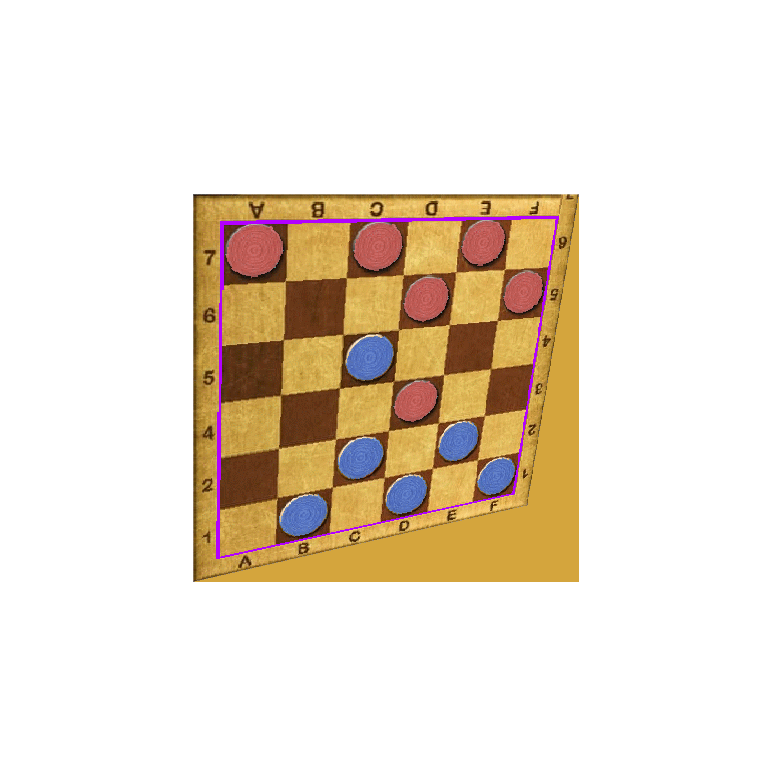
#> input picture boardperspective.png, 772 x 776 px
$ python virtualBoardLogic.py
#> lines starting #> are read from the running program, lines starting #| are printed output that depends on the picture; after the words box and inside, x2 and y2 are one past the last pixel; in counts of white or black regions, pixels touching at a corner belong together
### checkers.py
from __future__ import annotations
from constants import *
from copy import deepcopy
from random import randint

class Tile:
    """Abstract class to simplify Tile control"""
    def __init__(self, x: int = 0, y: int = 0, ID: int = 0):
        """Initializes the class

        Args:
            x (int, optional): X coordinate of the tile. Defaults to 0.
            y (int, optional): Y coordinate of the tile. Defaults to 0.
            ID (int, optional): ID of the tile. Defaults to 0.
        """
        assert isinstance(x, int) and isinstance(y, int), red + "Tile coordinates must be an integer" + white
        assert isinstance(ID, int), red + "Tile ID must be an integer" + white
        self.x, self.y, self.ID = x, y, ID
    def __repr__(self):
        return f"Tile([{self.x}, {self.y}], {self.ID})"
    # [12 lines left out: function __eq__, not called in this run]
class TileMovement:
    """Provides functionality to easily store and compare board movements"""
    # [36 lines left out: functions __init__, AddStep, Step, __eq__, not called in this run]
    def __str__(self):
        return f"TileMovement({str(self.steps)})"
class Board:
    """Provides functionality to create a fully functioning 6x6 board of checkers"""
    def __init__(self, turn = 1, size = 6, difficulty = 3, debug = False):
        """
        Initializes the board class, creating a (size, size + 2) array of 0s, size must be an even number
        Args:
            turn (int, optional): Turn in which the board is started. Defaults to 1.
            size (int, optional): Size of the game's board, even numbers. Defaults to 6
            difficulty (int, optional): Difficulty of the game, affects default values of certain behaviours, between 1 and 5. Defaults to 3
        """
#> called with turn = 0, size = 6, difficulty = 3, debug = False
        #Board creation
        assert size % 2 == 0 and size > 0, red + f"Attempted to create board {repr(self)} with invalid size" + white
        self.width, self.height = size + 2, size
        self.board = [[Tile() for _ in range(size + 2)] for _ in range(size)]
        for i, j in [(x, y) for x in range(0, self.height) for y in range(0, self.width)]:
            self.board[i][j].x, self.board[i][j].y = i, j
        #Board configuration
        assert turn in range(-1, 2),  red + f"Attempted to create board {repr(self)} with invalid turn ID" + white
        self.turn = turn
        assert difficulty in range(1, 6), red + f"Attempted to create board {repr(self)} with invalid difficulty" + white
        self.difficulty = difficulty
        self.turnCount = 1
        self.staleTurns = 0
        if debug: print(green + f"Creating board {repr(self)} at turn [{turn}] with size [{size}] at difficulty [{difficulty}]" + white)
    def __str__(self) -> str:
        """Returns the board as a string, for use in console prints

        Returns:
            str: String representation of the board
        """
        boardStr = f"Turn: {self.turnCount} | To stalemate: {40 - self.staleTurns} | "
        if self.turn == 1:
            boardStr += blue + "Blue moves" + white + "\n"
        else:
            boardStr += red + "Red moves" + white + "\n"
        boardStr += yellow
        for i in range(self.height + 4):
            if i == 0:
                boardStr += "c | x "
            elif i == self.height + 3:
                boardStr += "x | c "
            elif i == 1 or i == self.height + 2:
                boardStr += "| "
            else:
                boardStr += f"{i - 1} "
        boardStr += "\n" + white
        for i in range(self.height):
            for j in range(self.width + 9):
                pos = [-1, -1]
                if j in [1, 3, self.width + 5, self.width + 3]:
                    boardStr += yellow + "| " + white
                elif j in [2, self.width + 4]:
                    boardStr += yellow + f"{i + 1} " + white
                elif j == 0:
                    pos = [i, 0]
                elif j in range(4, self.width + 2):
                    pos = [i, j - 3]
                elif j == self.width + 6:
                    pos = [i, self.width - 1]
                if not self.InsideBounds(pos, game = False):
                    continue
                tile = self.board[pos[0]][pos[1]].ID
                if tile == 0:
                    boardStr += "· "
                elif tile > 0:
                    boardStr += blue
                    if tile == 1:
                        boardStr += "o "
                    else:
                        boardStr += "O "
                    boardStr += white
                else:
                    boardStr += red
                    if tile == -1:
                        boardStr += "ø "
                    else:
                        boardStr += "Ø "
                    boardStr += white
            boardStr += "\n"
        boardStr += yellow
        for i in range(self.height + 4):
            if i == 0:
                boardStr += "c | x "
            elif i == self.height + 3:
                boardStr += "x | c "
            elif i == 1 or i == self.height + 2:
                boardStr += "| "
            else:
                boardStr += f"{i - 1} "
        boardStr += "\n" + white
        return boardStr
    # [45 lines left out: functions SetBoard, GetAmmountOf, not called in this run]
    def InsideBounds(self, pos: list[int], game = True, debug = False) -> bool:
        """Checks if a given position is inside the board

        Args:
            pos (list[int]): Position [x, y] to check
            game (bool): If false will also check cemetery area

        Returns:
            bool:
        """
        width = [1 if game else 0, self.width - 2 if game else self.width - 1]
        if (0 <= pos[0] <= (self.height - 1)) and (width[0] <= pos[1] <= width[1]):
            if debug: print(green + f"Position {pos} is inside of board {repr(self)}" + white)
            return True
        else:
            if debug: print(green + f"Position {pos} is outside of board {repr(self)}" + white)
            return False
    # [375 lines left out: functions MoveTile, BuildMovementsTable, ExtractMovements, ExtractChangeValues, FindMovement, ValidateMovement and 7 more, not called in this run]

### virtualBoardLogic.py
#from mlf_api import RobotClient
import time
import cv2
import argparse
import transformations as tf
import numpy as np
from checkers import *


def show(frame):
    cv2.imshow("XD", frame)
    cv2.waitKey(0)
    cv2.destroyAllWindows()


def show_bounding_boxes(frame, contours):
    for c in contours:
        x, y, w, h = cv2.boundingRect(c)
        cv2.rectangle(frame, (x, y), (x+w, y+h), (0, 255, 0), 2)
    show(frame)


# [41 lines left out: functions transform, transforma, extract_centroid, not called in this run]

def order_points(puntos):
    """
    Ordena 4 puntos en el orden:
    top-left, top-right, bottom-right, bottom-left.
    Acepta cualquier formato anidado de cv2.approxPolyDP.
    """
    pts = np.array(puntos, dtype="float32")

    # Si viene con forma (4, 1, 2), la convertimos a (4, 2)
    if pts.ndim == 3:
        pts = pts.reshape(-1, 2)

    if len(pts) != 4:
        raise ValueError(f"Se esperaban 4 puntos, pero se recibieron {len(pts)}")

    # Ordenar según suma y diferencia
    s = pts.sum(axis=1)
    tl = pts[np.argmin(s)]
    br = pts[np.argmax(s)]

    diff = np.diff(pts, axis=1)
    tr = pts[np.argmin(diff)]
    bl = pts[np.argmax(diff)]

    return np.array([tl, tr, br, bl], dtype="float32")

#Transformación al sistema de referencias alineado a los ejes de vuelta al convencional

# [5 lines left out: function warp_to_original, not called in this run]

def cell_index(punto, width, height, n=6):
    px, py = punto
    xs = np.linspace(0, width, n + 1)
    ys = np.linspace(0, height, n + 1)

    i = np.searchsorted(xs, px) - 1
    j = np.searchsorted(ys, py) - 1

    if 0 <= i < n and 0 <= j < n:
        return i, j
    else:
        return None

def locate_centroid(contours, dibujar=False, imagen=None):
    centroides = []
    img_result = imagen.copy() if dibujar and imagen is not None else None

    for cnt in contours:
        M = cv2.moments(cnt)
        if M["m00"] != 0:
            cx = int(M["m10"] / M["m00"])
            cy = int(M["m01"] / M["m00"])
            centroides.append((cx, cy))
            if dibujar and img_result is not None:
                cv2.circle(img_result, (cx, cy), 5, (0, 0, 255), -1)

    return (centroides, img_result) if dibujar else (centroides, None)

def lay_board(current_board, centroids, player):
    working_board = current_board
    value = 0
    if player == 1:
        value = 1
    if player == 2:
        value = -1
    for cnt in centroids:
        print(cnt)
        x, y = cell_index(cnt, 600, 600)
        print(x, y)
        working_board.board[y][x] = value
    return working_board

# Capture es una función que como su nombre índica, captura con la cámara del robot el tablero y lo traslada a un array compatible con checkers.py

def capture(board):
    #robot = RobotClient("10.200.145.103")

    #frame = robot.capture()
    frame = cv2.imread('boardperspective.png')
#> frame is the input picture: shape (776, 772, 3); mean B, G, R 210, 224.3, 235.6

    show(frame)

    # Guardar imagen para encontrar buen umbral hsv
    # Vean: utils/getHsv.py
    # cv2.imwrite("frame.jpg", frame)

    # Seleccionar los umbrales (tablero)
    board_colorsMin = [137, 54, 0]
    board_colorsMax = [151, 255, 255]
    board_lower = np.array([board_colorsMin])
    board_upper = np.array([board_colorsMax])

    # Siguiendo el orden dado por playCheckers, Player 1 (ø) es IA [Orientación Norte], Player 2 (o) [Sur] es el jugador humano que da la primera jugada.
    Player1_colorsMin = [72, 80, 0]
    Player1_colorsMax = [125, 255, 255]
    Player1_lower = np.array([Player1_colorsMin])
    Player1_upper = np.array([Player1_colorsMax])

    Player2_colorsMin = [0, 0, 0]
    Player2_colorsMax = [3, 255, 255]
    Player2_lower = np.array([Player2_colorsMin])
    Player2_upper = np.array([Player2_colorsMax])

    # Crear la imagen HSV y aplicar el umbral
    hsv = cv2.cvtColor(frame, cv2.COLOR_BGR2HSV)
#> hsv: shape (776, 772, 3); mean H, S, V 6.3, 42.4, 237.3
    mask = cv2.inRange(hsv, board_lower, board_upper)
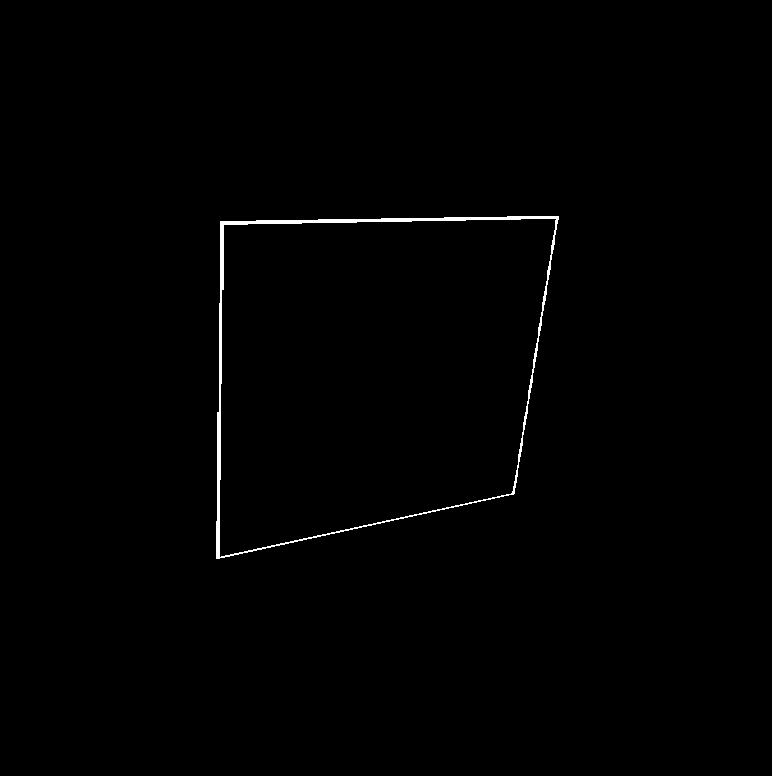
#> mask: shape (776, 772); 0.58% white; 1 white region
    #kernel = np.ones((5,5), np.uint8) # matriz de 1s de 5x5
    #mask2 = cv2.erode(mask, kernel)
    show(mask)

    # Encontrar los contornos
    contours, _ = cv2.findContours(mask, cv2.RETR_TREE, cv2.CHAIN_APPROX_SIMPLE)
#> contours = 2 contours; box (x1, y1, x2, y2) and area: (216, 216, 559, 559) 96742, (219, 218, 557, 558) 94514

    for cnt in contours:
    # Aproximar contornos a un polígono
        epsilon = 0.02 * cv2.arcLength(cnt, True)
        approx = cv2.approxPolyDP(cnt, epsilon, True)
#> this loop made 2 passes
#> (epsilon, approx) on passes 1 to 2: (25.99, [[558, 216], [220, 221], [216, 558], [513, 494]]), (25.62, [[555, 218], [512, 492], [220, 557], [223, 225]])

    # Vemos si es un rectangulo
    if len(approx) == 4:
        print("Found board with following corners:")
        for point in approx:
            x, y = point[0]
            print(x, y)
#> this loop made 4 passes
#> (x, y) on passes 1 to 4: (555, 218), (512, 492), (220, 557), (223, 225)
#| 555 218
#| 512 492
#| 220 557
#| 223 225
        print(approx)
#| [[[555 218]]
#|  [[512 492]]
#|  [[220 557]]
#|  [[223 225]]]

    ordered = order_points(approx)
#> in order_points, `pts = np.array(puntos, dtype="float32")`: pts = [[555, 218], [512, 492], [220, 557], [223, 225]]
#> in order_points, `s = pts.sum(axis=1)`: s = [773, 1004, 777, 448]
#> in order_points, `tl = pts[np.argmin(s)]`: tl = [223, 225]
#> in order_points, `br = pts[np.argmax(s)]`: br = [512, 492]
#> in order_points, `diff = np.diff(pts, axis=1)`: diff = [-337, -20, 337, 2]
#> in order_points, `tr = pts[np.argmin(diff)]`: tr = [555, 218]
#> in order_points, `bl = pts[np.argmax(diff)]`: bl = [220, 557]
#> ordered = [[223, 225], [555, 218], [512, 492], [220, 557]]

    # Definir las coordenadas de destino (cuadrado “ideal”)
    width, height = 600, 600  # puedes ajustar este tamaño
    dst_pts = np.array([
        [0, 0],
        [width - 1, 0],
        [width - 1, height - 1],
        [0, height - 1]
    ], dtype="float32")

    # Calcular la transformación de perspectiva
    M = cv2.getPerspectiveTransform(ordered, dst_pts)
#> M = [[1.16, 0.0105, -261.4], [0.0261, 1.24, -284.8], [-0.000498, -0.000365, 1]]

    # Aplicar la transformación a la imagen
    warped = cv2.warpPerspective(frame, M, (width, height))
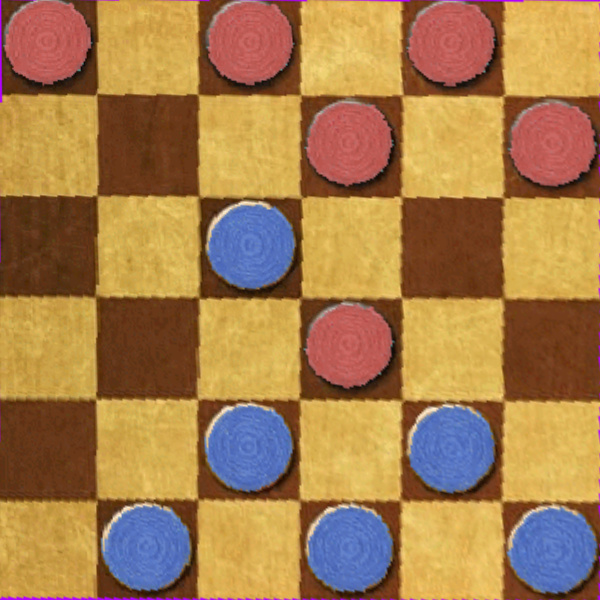
#> warped: shape (600, 600, 3); mean B, G, R 77.3, 125.4, 166.4

    cv2.imshow("Alineado", warped)
    cv2.waitKey(0)
    cv2.destroyAllWindows()

    # Setearemos el tablero. Dado que esta función debe de tener como salida un tablero para cada jugada.

    # Ahora veremos los jugadores.

    hsv = cv2.cvtColor(warped, cv2.COLOR_BGR2HSV)
#> hsv: shape (600, 600, 3); mean H, S, V 26.1, 162.4, 175.9
    mask = cv2.inRange(hsv, Player1_lower, Player1_upper)
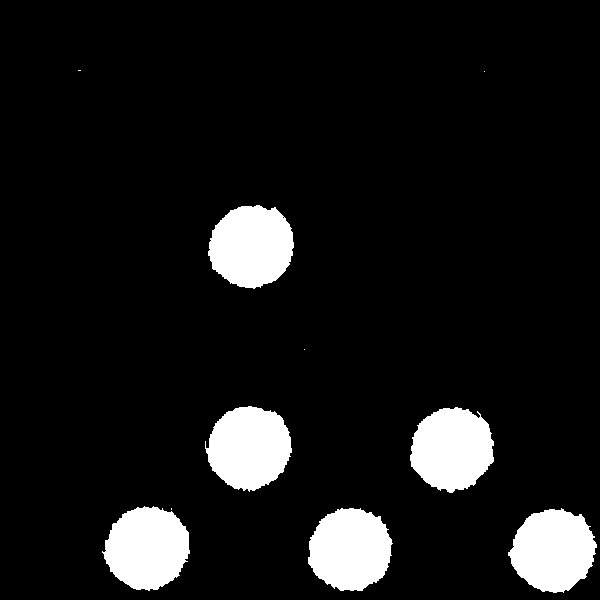
#> mask: shape (600, 600); 9.1% white; 10 white regions (4 under 20 px), largest, box (x1, y1, x2, y2) and area: (208, 205, 294, 289) 5529, (205, 406, 292, 492) 5507, (102, 506, 190, 591) 5505, (508, 508, 597, 593) 5485, (410, 407, 494, 493) 5438, (308, 508, 393, 591) 5421

    # Suavizado. Player 1

    kernel = np.ones((5,5), np.uint8) # matriz de 1s de 5x5
    mask2 = cv2.erode(mask, kernel)
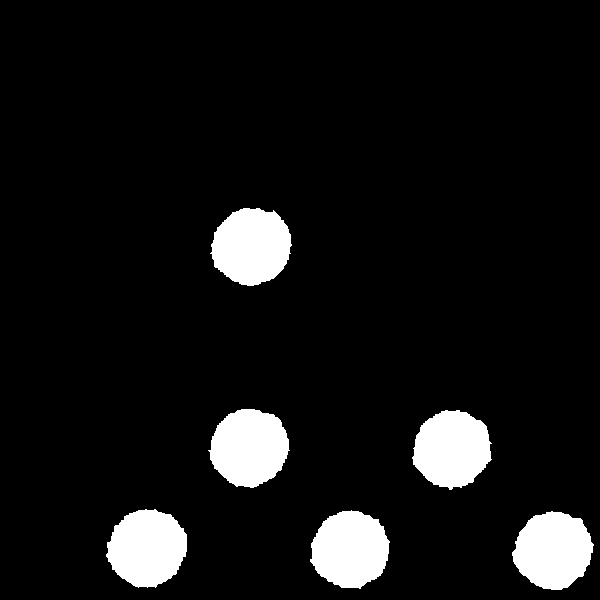
#> mask2: shape (600, 600); 8% white; 6 white regions
    show(mask2)

    contours, _ = cv2.findContours(mask2, cv2.RETR_TREE, cv2.CHAIN_APPROX_SIMPLE)
#> contours = 6 contours; box (x1, y1, x2, y2) and area: (210, 208, 292, 286) 4716, (208, 409, 290, 488) 4690, (106, 509, 187, 588) 4685, (512, 511, 594, 590) 4660, (310, 510, 390, 589) 4609, (412, 410, 492, 490) 4608
    print(f"N° de Contornos (Jugador 1): {len(contours)}")
#| N° de Contornos (Jugador 1): 6

    show_bounding_boxes(warped.copy(), contours)
#> the loop in show_bounding_boxes, `for c in contours:` made 6 passes
#> (x, y, w, h) on passes 1 to 6: (512, 511, 82, 79), (310, 510, 80, 79), (106, 509, 81, 79), (412, 410, 80, 80), (208, 409, 82, 79), (210, 208, 82, 78)
#> after the loop in show_bounding_boxes, `for c in contours:`:
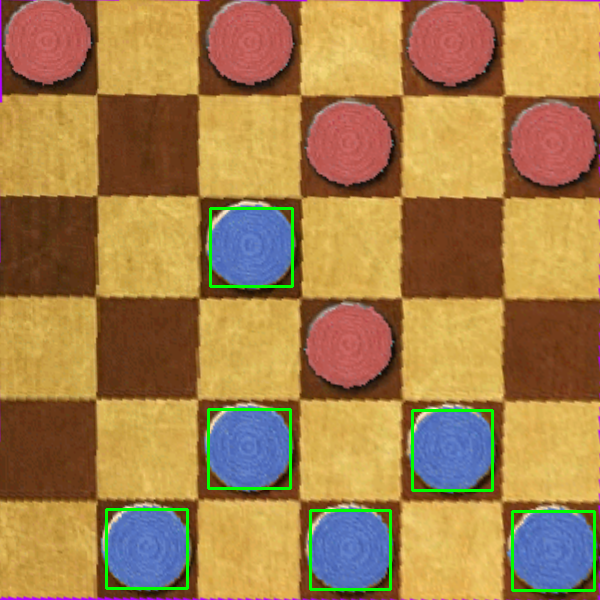
#> frame: shape (600, 600, 3); mean of channels 0, 1, 2 75.9, 128, 164.7; drawn as B, G, R

    centroids, image_centroids = locate_centroid(contours, dibujar=True, imagen=mask2)
#> the loop in locate_centroid, `for cnt in contours:` made 6 passes
#> (cx, cy) on passes 1 to 6: (552, 549), (349, 549), (146, 547), (451, 448), (248, 447), (251, 245)
#> after the loop in locate_centroid, `for cnt in contours:`:
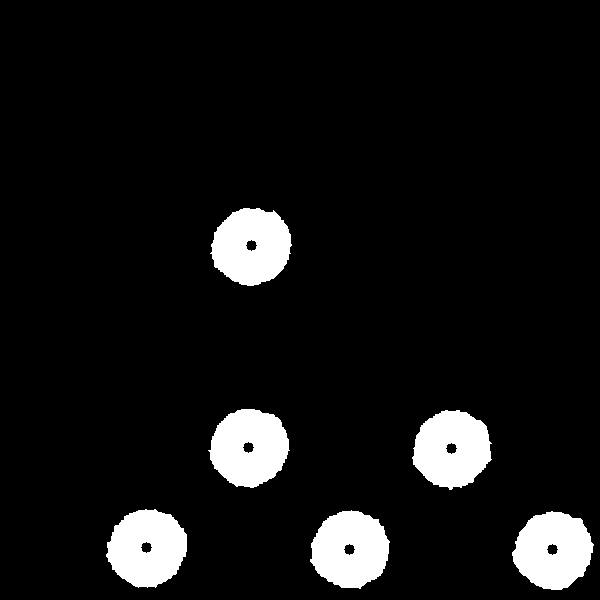
#> img_result: shape (600, 600); 7.8% white; 6 white regions, box (x1, y1, x2, y2) and area: (210, 208, 292, 286) 4755, (208, 409, 290, 488) 4731, (106, 509, 187, 588) 4727, (512, 511, 594, 590) 4695, (310, 510, 390, 589) 4650, (412, 410, 492, 490) 4648
#> after the loop in locate_centroid, `for cnt in contours:`: centroides = [(552, 549), (349, 549), (146, 547), (451, 448), (248, 447), (251, 245)]
#> centroids has the same summary as centroides in locate_centroid

    print(centroids)
#| [(552, 549), (349, 549), (146, 547), (451, 448), (248, 447), (251, 245)]
    show(image_centroids)

    #Ahora veremos donde deben de estar los centroides. Tercera variable define si es jugador 1 o 2
    board = lay_board(board, centroids, 1)
#> the loop in lay_board, `for cnt in centroids:` made 6 passes
#> (px in cell_index, py in cell_index, i in cell_index, j in cell_index, x, y) on passes 1 to 6: (552, 549, 5, 5, 5, 5), (349, 549, 3, 5, 3, 5), (146, 547, 1, 5, 1, 5), (451, 448, 4, 4, 4, 4), (248, 447, 2, 4, 2, 4), (251, 245, 2, 2, 2, 2)
#| (552, 549)
#| 5 5
#| (349, 549)
#| 3 5
#| (146, 547)
#| 1 5
#| (451, 448)
#| 4 4
#| (248, 447)
#| 2 4
#> (further printed lines are left out)
#> after the loop in lay_board, `for cnt in centroids:`: working_board.board = 6 items
    print(board)

    #Repetimos con Jugador 2 -----------------------------------------------------------------------------

    mask = cv2.inRange(hsv, Player2_lower, Player2_upper)
    show(mask)

    # Suavizado. Player 2

    kernel = np.ones((5,5), np.uint8) # matriz de 1s de 5x5
    mask2 = cv2.erode(mask, kernel)
    show(mask2)

    contours, _ = cv2.findContours(mask2, cv2.RETR_TREE, cv2.CHAIN_APPROX_SIMPLE)
    print(f"N° de Contornos (Jugador 2): {len(contours)}")

    show_bounding_boxes(warped.copy(), contours)

    centroids, image_centroids = locate_centroid(contours, dibujar=True, imagen=mask2)

    print(centroids)
    show(image_centroids)

    #Ahora veremos donde deben de estar los centroides. Tercera variable define si es jugador 1 o 2
    board = lay_board(board, centroids, 2)
    print(board)

    # [11 lines of commented-out code are left out]

gameBoard = Board(0)
gameBoard.SetBoard
#> (the run stopped early here; a loop or call above may not have finished)
